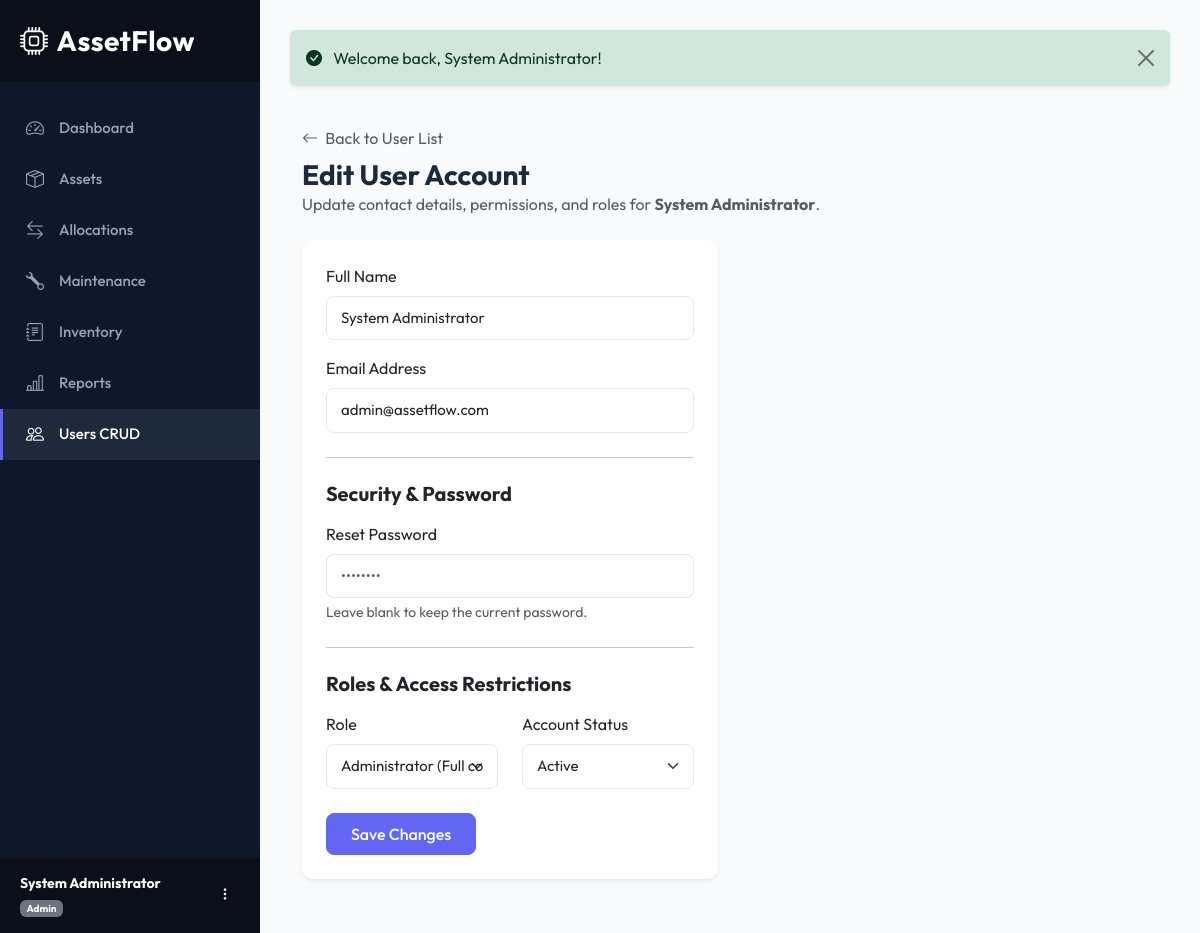
The page /users/edit?id=1 (signed in) on the database its author committed.
### tables this page shows
CREATE TABLE `employees` (
  `id` INT AUTO_INCREMENT PRIMARY KEY,
  `role_id` INT NOT NULL,
  `department_id` INT DEFAULT NULL,
  `name` VARCHAR(100) NOT NULL,
  `email` VARCHAR(150) NOT NULL UNIQUE,
  `password_hash` VARCHAR(255) NOT NULL,
  `status` ENUM('Active', 'Inactive') NOT NULL DEFAULT 'Active',
  `created_at` TIMESTAMP DEFAULT CURRENT_TIMESTAMP,
  `updated_at` TIMESTAMP DEFAULT CURRENT_TIMESTAMP ON UPDATE CURRENT_TIMESTAMP,
  FOREIGN KEY (`role_id`) REFERENCES `roles`(`id`) ON DELETE RESTRICT,
  FOREIGN KEY (`department_id`) REFERENCES `departments`(`id`) ON DELETE SET NULL
);

CREATE TABLE `roles` (
  `id` INT AUTO_INCREMENT PRIMARY KEY,
  `name` VARCHAR(50) NOT NULL UNIQUE,
  `permissions` TEXT COMMENT 'JSON formatted permission keys list',
  `created_at` TIMESTAMP DEFAULT CURRENT_TIMESTAMP
);

### app/core/Controller.php (called while the page is built, shortened)
<?php
abstract class Controller {
    protected function view($view, $data = []) {
        View::render($view, $data);
    }
}

### app/controllers/UserController.php (called while the page is built, shortened)
<?php
class UserController extends Controller {
    private $userModel;
    public function __construct() {
        $this->userModel = new User();
    }
    public function edit() {
        $id = $_GET['id'] ?? null;
        $user = $this->userModel->getById($id);
        $error = '';
        $this->view('users/edit', [
            'title' => 'Edit User - ' . $user['name'],
            'user' => $user,
            'error' => $error,
            'is_profile' => false
        ]);
    }
}

### public/index.php (called while the page is built, shortened)
<?php
require_once __DIR__ . '/../config/database.php';
require_once __DIR__ . '/../config/autoload.php';
if (file_exists(__DIR__ . '/../vendor/autoload.php')) {
    require_once __DIR__ . '/../vendor/autoload.php';
}
$router = new Router();
$router->add('auth/login',           'AuthController@login');
$router->add('auth/register',        'AuthController@register');
$router->add('auth/logout',          'AuthController@logout');
$router->add('auth/forgot-password', 'AuthController@forgotPassword');
$router->add('auth/reset-password',  'AuthController@resetPassword');
$router->add('dashboard',            'DashboardController@index');
$router->add('assets',               'AssetController@index');
$router->add('assets/create',        'AssetController@create');
$router->add('assets/edit',          'AssetController@edit');
$router->add('assets/view',          'AssetController@show');
$router->add('assets/delete',        'AssetController@delete');
$router->add('allocations',          'AllocationController@index');
$router->add('allocations/create',   'AllocationController@create');
$router->add('allocations/return',   'AllocationController@return');
$router->add('maintenance',          'MaintenanceController@index');
$router->add('maintenance/create',   'MaintenanceController@create');
$router->add('maintenance/edit',     'MaintenanceController@edit');
$router->add('inventory',            'InventoryController@index');
$router->add('inventory/create',     'InventoryController@create');
$router->add('inventory/edit',       'InventoryController@edit');
$router->add('reports',              'ReportController@index');
$router->add('reports/valuation',    'ReportController@valuation');
$router->add('reports/maintenance',  'ReportController@maintenance');
$router->add('reports/utilization',  'ReportController@utilization');
$router->add('reports/export',       'ReportController@export');
$router->add('users',                'UserController@index');
$router->add('users/create',         'UserController@create');
$router->add('users/edit',           'UserController@edit');
$router->add('profile',              'UserController@profile');
$router->add('departments',          'DepartmentController@index');
$router->add('departments/create',   'DepartmentController@create');
$router->add('departments/edit',     'DepartmentController@edit');
$router->add('departments/delete',   'DepartmentController@delete');
$router->add('categories',           'CategoryController@index');
$router->add('categories/create',    'CategoryController@create');
$router->add('categories/edit',      'CategoryController@edit');
$router->add('categories/delete',    'CategoryController@delete');
$router->dispatch($_SERVER['REQUEST_URI']);

### config/autoload.php (called while the page is built, shortened)
<?php
spl_autoload_register(function ($class) {
    $prefix = 'App\\';
    $baseDir = dirname(__DIR__) . '/app/';
    $len = strlen($prefix);
    $relativeClass = substr($class, $len);
    $file = $baseDir . str_replace('\\', '/', $relativeClass) . '.php';
});

### app/core/Database.php (called while the page is built, shortened)
<?php
class Database {
    private static $instance = null;
    public static function getConnection() {
        if (self::$instance === null) {
            try {
                $dsn = "mysql:host=" . DB_HOST . ";port=" . DB_PORT . ";dbname=" . DB_NAME . ";charset=utf8mb4";
                self::$instance = new PDO($dsn, DB_USER, DB_PASS, [
                    PDO::ATTR_ERRMODE => PDO::ERRMODE_EXCEPTION,
                    PDO::ATTR_DEFAULT_FETCH_MODE => PDO::FETCH_ASSOC,
                    PDO::ATTR_EMULATE_PREPARES => false,
                ]);
            } catch (PDOException $e) {
                die("Critical System Error: Unable to establish database connection. Details: " . $e->getMessage());
            }
        }
        return self::$instance;
    }
}

### app/core/Model.php (called while the page is built, shortened)
<?php
abstract class Model {
    public function __construct() {
        $this->db = Database::getConnection();
    }
}

### app/models/User.php (called while the page is built, shortened)
<?php
class User extends Model {
    public function getById($id) {
        $stmt = $this->db->prepare("
            SELECT e.*, r.name as role
            FROM employees e
            JOIN roles r ON e.role_id = r.id
            WHERE e.id = :id
            LIMIT 1
        ");
        $stmt->execute([':id' => $id]);
        return $stmt->fetch();
    }
}

### app/views/users/edit.php (the view, shortened to what this page needs)
<div class="container-fluid py-4">
    <div class="mb-4">
        <?php if ($is_profile): ?>
            <h1 class="h3 mb-0 fw-bold">My Account Profile</h1>
            <p class="text-muted">Manage your personal account details and update security password.</p>
        <?php else: ?>
            <a href="<?php echo BASE_URL; ?>/users" class="text-decoration-none text-muted"><i class="bi bi-arrow-left me-1"></i> Back to User List</a>
            <h1 class="h3 mt-2 mb-0 fw-bold">Edit User Account</h1>
            <p class="text-muted">Update contact details, permissions, and roles for <strong><?php echo htmlspecialchars($user['name']); ?></strong>.</p>
        <?php endif; ?>
    </div>
    <div class="row">
        <div class="col-lg-8 col-xl-6">
            <div class="card shadow-sm border-0">
                <div class="card-body p-4">
                    <form action="<?php echo $is_profile ? BASE_URL . '/profile' : BASE_URL . '/users/edit?id=' . $user['id']; ?>" method="POST">
                        <div class="mb-3">
                            <label for="name" class="form-label">Full Name</label>
                            <input type="text" class="form-control" id="name" name="name" required placeholder="John Doe" value="<?php echo htmlspecialchars($user['name']); ?>" autofocus>
                        </div>
                        <div class="mb-3">
                            <label for="email" class="form-label">Email Address</label>
                            <input type="email" class="form-control" id="email" name="email" required placeholder="john.doe@company.com" value="<?php echo htmlspecialchars($user['email']); ?>">
                        </div>
                        <hr class="my-4" style="background-color: var(--border-color);">
                        <h5 class="fw-bold mb-3">Security & Password</h5>
                        <div class="mb-3">
                            <label for="password" class="form-label"><?php echo $is_profile ? 'New Password' : 'Reset Password'; ?></label>
                            <input type="password" class="form-control" id="password" name="password" placeholder="••••••••">
                            <div class="form-text">Leave blank to keep the current password.</div>
                        </div>
                        <?php if (!$is_profile): ?>
                            <hr class="my-4" style="background-color: var(--border-color);">
                            <h5 class="fw-bold mb-3">Roles & Access Restrictions</h5>
                            <div class="row mb-4">
                                <div class="col-md-6 mb-3 mb-md-0">
                                    <label for="role" class="form-label">Role</label>
                                    <select class="form-select" id="role" name="role">
                                        <option value="Admin" <?php echo $user['role'] === 'Admin' ? 'selected' : ''; ?>>Administrator (Full control)</option>
                                    </select>
                                </div>
                                <div class="col-md-6">
                                    <label for="status" class="form-label">Account Status</label>
                                    <select class="form-select" id="status" name="status">
                                        <option value="Active" <?php echo $user['status'] === 'Active' ? 'selected' : ''; ?>>Active</option>
                                    </select>
                                </div>
                            </div>
                        <?php endif; ?>
                        <div class="d-flex justify-content-between align-items-center mt-4">
                            <button type="submit" class="btn btn-primary px-4 py-2">
                                <?php echo $is_profile ? 'Update Profile' : 'Save Changes'; ?>
                            </button>
                        </div>
                    </form>
                </div>
            </div>
        </div>
    </div>
</div>

### public/css/style.css (style rules this page uses)
:root { --primary-bg: #f8fafc; --sidebar-bg: #0f172a; --sidebar-hover: #1e293b; --accent-color: #6366f1; --accent-hover: #4f46e5; --card-shadow: 0 4px 20px -2px rgba(0, 0, 0, 0.05), 0 2px 5px -1px rgba(0, 0, 0, 0.03); --hover-transition: all 0.25s cubic-bezier(0.4, 0, 0.2, 1); --text-main: #1e293b; --text-muted: #64748b; --border-color: #e2e8f0; }
body { font-family: 'Outfit', -apple-system, BlinkMacSystemFont, "Segoe UI", Roboto, sans-serif; background-color: var(--primary-bg); color: var(--text-main); overflow-x: hidden; }
.card { border: none; border-radius: 12px; box-shadow: var(--card-shadow); transition: var(--hover-transition); background: #fff; }
.btn-primary { background-color: var(--accent-color); border-color: var(--accent-color); font-weight: 500; padding: 8px 16px; border-radius: 8px; transition: var(--hover-transition); }
.form-control, .form-select { padding: 10px 14px; border-radius: 8px; border: 1px solid var(--border-color); font-size: 15px; transition: var(--hover-transition); }

### rows shown on the page
employees: name "System Administrator", email "admin@assetflow.com", status "Active"
roles: role "Administrator (Full control)"

### other values the page prints
$userName "System Administrator"
$role "Admin"
Session::getFlash('success') "Welcome back, System Administrator!"
